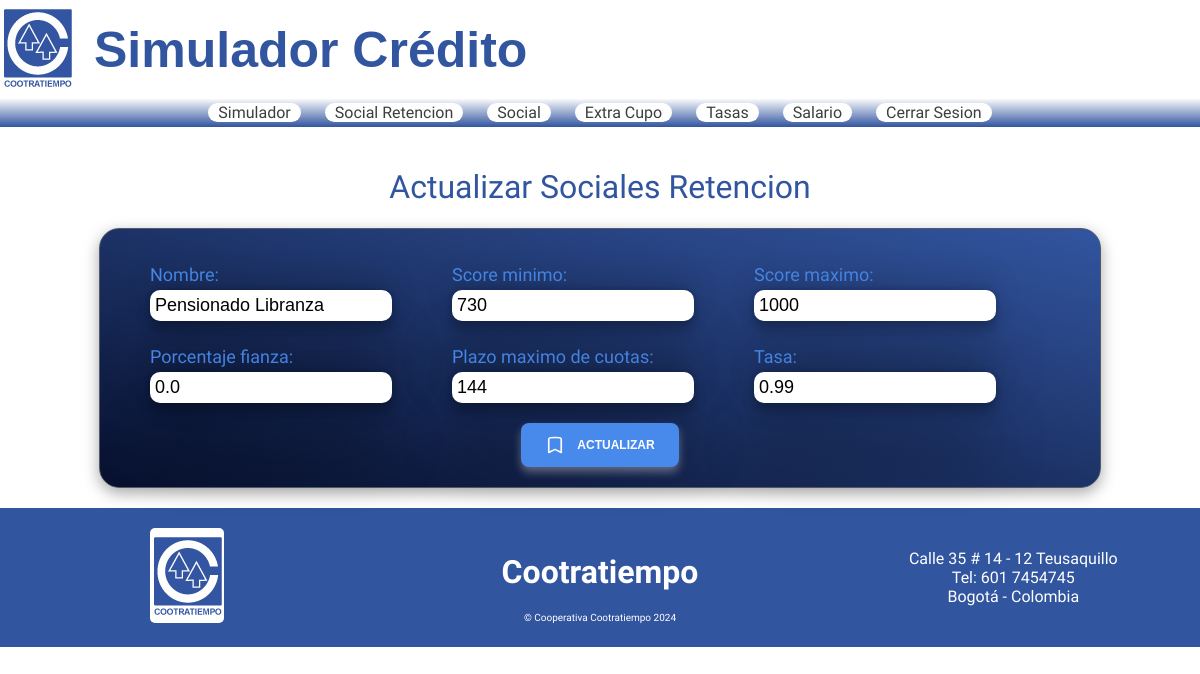
The page /tasas/1/update/ (signed in) on the database its author committed.
### simulador/models.py (models this page shows, shortened)
class Tasas(models.Model):
    name = models.CharField(max_length=100)
    scoreMin = models.IntegerField()
    scoreMax = models.IntegerField()
    fianza = models.FloatField()
    plazoMax = models.IntegerField()
    garantia = models.TextField(max_length=500, default=None, null=True)
    requsitos = models.TextField(max_length=500, default=None, null=True)
    tasa = models.FloatField()

### simulador/views.py (the view)
# urls.py: path('tasas/<int:id>/update/', views.update_tasa, name="tasa_update"),
@login_required
def update_tasa(request, id):
    tasa = get_object_or_404(Tasas, id=id)
    if request.method == 'POST':
        form = TasasForm(request.POST, instance=tasa)
        if form.is_valid():
            form.save()
            return redirect('/tasas')
    else:
        form = TasasForm(instance=tasa)
    return render(request, 'tasas/updatetasa.html', {'form': form})

### simulador/forms.py
class TasasForm(forms.ModelForm):
    class Meta:
        model = Tasas
        fields = ['name', 'scoreMin', 'scoreMax', 'fianza', 'plazoMax', 'tasa']
        labels = {
            'name': 'Nombre',
            'scoreMin': 'Score minimo',
            'scoreMax': 'Score maximo',
            'fianza': 'Porcentaje fianza',
            'plazoMax': 'Plazo maximo de cuotas',
            'tasa': 'Tasa',
            }

### simulador/templates/tasas/updatetasa.html (shortened to what this page needs)
{% extends "base.html" %}
{% load static %}
{% load humanize %}
{% block styles %}
    <link href="{% static "css/deudaaporte/deudaaporte.css" %}" rel="stylesheet">
{% endblock styles %}
{% block content %}
<div class="update-form">
    <h1>Actualizar Sociales Retencion</h1>
    <form method="POST">
        <div class="form">
            {{form.as_p}}
        </div>
        <button class="save" type="submit">
            <svg
            aria-hidden="true"
            stroke="currentColor"
            stroke-width="2"
            viewBox="0 0 24 24"
            fill="none"
            xmlns="http://www.w3.org/2000/svg"
          >
            <path
              d="M17.593 3.322c1.1.128 1.907 1.077 1.907 2.185V21L12 17.25 4.5 21V5.507c0-1.108.806-2.057 1.907-2.185a48.507 48.507 0 0111.186 0z"
              stroke-linejoin="round"
              stroke-linecap="round"
            ></path>
          </svg>Actualizar</button>
    </form>
</div>
{% endblock content %}

### simulador/static/css/deudaaporte/deudaaporte.css (style rules this page uses)
:root { --blue: #3255A0; --blue-font: #488aec; }
form { display: flex; flex-direction: column; justify-content: center; align-items: center; width: 80%; background: linear-gradient(to top right, rgb(7 16 45), var(--blue)); padding: 20px; border-radius: 20px; border: 1px solid rgb(84 90 106); box-shadow: rgba(0, 0, 0, 0.35) 0px 5px 15px; }
.form { display: flex; flex-wrap: wrap; }
.form p { margin: 10px 30px; display: flex; flex-direction: column; }
.form p label { color: #488aec; font-size: 18px; font-weight: 100; margin: 5px 0px; }
.form p input { border-radius: 10px; border: 0; padding: 5px; box-shadow: rgba(0, 0, 0, 0.25) 0px 54px 55px, rgba(0, 0, 0, 0.12) 0px -12px 30px, rgba(0, 0, 0, 0.12) 0px 4px 6px, rgba(0, 0, 0, 0.17) 0px 12px 13px, rgba(0, 0, 0, 0.09) 0px -3px 5px; }
.save { border: none; display: flex; padding: 0.75rem 1.5rem; background-color: #488aec; color: #ffffff; font-size: 0.75rem; line-height: 1rem; font-weight: 700; cursor: pointer; text-align: center; text-transform: uppercase; vertical-align: middle; align-items: center; margin-top: 10px; border-radius: 0.5rem; user-select: none; gap: 0.75rem; box-shadow: rgba(249, 236, 236, 0.35) 0px 5px 8px; transition: all 0.6s ease; }
.save svg { width: 1.25rem; height: 1.25rem; }
.update-form { margin: 20px 0px; width: 100%; display: flex; flex-direction: column; justify-content: center; align-items: center; }
.update-form h1 { color: #3255A0; text-align: center; font-weight: 200; }
.update-form .form p input { font-size: 18px; }

### simulador/static/css/base.css (style rules this page uses)
:root { --back-font: #05060f99; --blue-font: #3255A0; --blue-ligth-font: #3255a0c4; }
html { scroll-behavior: smooth; }
body { padding: 0; margin: 0; box-sizing: content-box; height: 100%; font-family: 'Freeman', sans-serif; user-select: none; }
.info-footer h2, p { margin: 0; padding: 0; }

### rows shown on the page
Tasas: name "Pensionado Libranza", scoreMin "730", scoreMax "1000", fianza "0.0", plazoMax "144", tasa "0.99"
